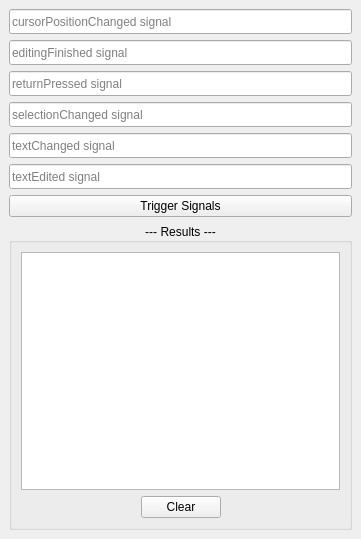
<?xml version="1.0" encoding="UTF-8"?>
<ui version="4.0">
 <class>MainWindow</class>
 <widget class="QMainWindow" name="MainWindow">
  <property name="geometry">
   <rect>
    <x>0</x>
    <y>0</y>
    <width>361</width>
    <height>539</height>
   </rect>
  </property>
  <property name="windowTitle">
   <string>MainWindow</string>
  </property>
  <widget class="QWidget" name="centralwidget">
   <layout class="QVBoxLayout" name="verticalLayout">
    <item>
     <widget class="QLineEdit" name="cursorPosChanged_LineEdit">
      <property name="minimumSize">
       <size>
        <width>0</width>
        <height>25</height>
       </size>
      </property>
      <property name="maximumSize">
       <size>
        <width>16777215</width>
        <height>25</height>
       </size>
      </property>
      <property name="focusPolicy">
       <enum>Qt::StrongFocus</enum>
      </property>
      <property name="contextMenuPolicy">
       <enum>Qt::NoContextMenu</enum>
      </property>
      <property name="text">
       <string/>
      </property>
      <property name="placeholderText">
       <string>cursorPositionChanged signal</string>
      </property>
     </widget>
    </item>
    <item>
     <widget class="QLineEdit" name="editingFinished_LineEdit">
      <property name="minimumSize">
       <size>
        <width>0</width>
        <height>25</height>
       </size>
      </property>
      <property name="maximumSize">
       <size>
        <width>16777215</width>
        <height>25</height>
       </size>
      </property>
      <property name="focusPolicy">
       <enum>Qt::StrongFocus</enum>
      </property>
      <property name="contextMenuPolicy">
       <enum>Qt::NoContextMenu</enum>
      </property>
      <property name="placeholderText">
       <string>editingFinished signal</string>
      </property>
     </widget>
    </item>
    <item>
     <widget class="QLineEdit" name="returnPressed_LineEdit">
      <property name="minimumSize">
       <size>
        <width>0</width>
        <height>25</height>
       </size>
      </property>
      <property name="maximumSize">
       <size>
        <width>16777215</width>
        <height>25</height>
       </size>
      </property>
      <property name="focusPolicy">
       <enum>Qt::StrongFocus</enum>
      </property>
      <property name="contextMenuPolicy">
       <enum>Qt::NoContextMenu</enum>
      </property>
      <property name="placeholderText">
       <string>returnPressed signal</string>
      </property>
     </widget>
    </item>
    <item>
     <widget class="QLineEdit" name="selectionChanged_LineEdit">
      <property name="minimumSize">
       <size>
        <width>0</width>
        <height>25</height>
       </size>
      </property>
      <property name="maximumSize">
       <size>
        <width>16777215</width>
        <height>25</height>
       </size>
      </property>
      <property name="focusPolicy">
       <enum>Qt::StrongFocus</enum>
      </property>
      <property name="contextMenuPolicy">
       <enum>Qt::NoContextMenu</enum>
      </property>
      <property name="placeholderText">
       <string>selectionChanged signal</string>
      </property>
     </widget>
    </item>
    <item>
     <widget class="QLineEdit" name="textChanged_LineEdit">
      <property name="minimumSize">
       <size>
        <width>0</width>
        <height>25</height>
       </size>
      </property>
      <property name="maximumSize">
       <size>
        <width>16777215</width>
        <height>25</height>
       </size>
      </property>
      <property name="focusPolicy">
       <enum>Qt::StrongFocus</enum>
      </property>
      <property name="contextMenuPolicy">
       <enum>Qt::NoContextMenu</enum>
      </property>
      <property name="placeholderText">
       <string>textChanged signal</string>
      </property>
     </widget>
    </item>
    <item>
     <widget class="QLineEdit" name="textEdited_LineEdit">
      <property name="minimumSize">
       <size>
        <width>0</width>
        <height>25</height>
       </size>
      </property>
      <property name="maximumSize">
       <size>
        <width>16777215</width>
        <height>25</height>
       </size>
      </property>
      <property name="focusPolicy">
       <enum>Qt::StrongFocus</enum>
      </property>
      <property name="contextMenuPolicy">
       <enum>Qt::NoContextMenu</enum>
      </property>
      <property name="placeholderText">
       <string>textEdited signal</string>
      </property>
     </widget>
    </item>
    <item>
     <widget class="QPushButton" name="trigger_pushButton">
      <property name="toolTip">
       <string>Trigger all the signal by programmatically adding a Letter</string>
      </property>
      <property name="text">
       <string>Trigger Signals</string>
      </property>
     </widget>
    </item>
    <item>
     <widget class="QGroupBox" name="result_groupBox">
      <property name="minimumSize">
       <size>
        <width>280</width>
        <height>200</height>
       </size>
      </property>
      <property name="title">
       <string>--- Results ---</string>
      </property>
      <property name="alignment">
       <set>Qt::AlignCenter</set>
      </property>
      <layout class="QVBoxLayout" name="verticalLayout_2">
       <item>
        <widget class="QTextEdit" name="result_textEdit">
         <property name="focusPolicy">
          <enum>Qt::NoFocus</enum>
         </property>
         <property name="horizontalScrollBarPolicy">
          <enum>Qt::ScrollBarAlwaysOff</enum>
         </property>
         <property name="undoRedoEnabled">
          <bool>false</bool>
         </property>
         <property name="readOnly">
          <bool>true</bool>
         </property>
        </widget>
       </item>
       <item>
        <layout class="QHBoxLayout" name="result_hLayout">
         <item>
          <spacer name="clrBtnL_hSpacer">
           <property name="orientation">
            <enum>Qt::Horizontal</enum>
           </property>
           <property name="sizeHint" stdset="0">
            <size>
             <width>40</width>
             <height>20</height>
            </size>
           </property>
          </spacer>
         </item>
         <item>
          <widget class="QPushButton" name="clear_pushButton">
           <property name="focusPolicy">
            <enum>Qt::NoFocus</enum>
           </property>
           <property name="text">
            <string>Clear</string>
           </property>
          </widget>
         </item>
         <item>
          <spacer name="clrBtnR_hSpacer">
           <property name="orientation">
            <enum>Qt::Horizontal</enum>
           </property>
           <property name="sizeHint" stdset="0">
            <size>
             <width>40</width>
             <height>20</height>
            </size>
           </property>
          </spacer>
         </item>
        </layout>
       </item>
      </layout>
     </widget>
    </item>
   </layout>
  </widget>
 </widget>
 <resources/>
 <connections/>
</ui>
